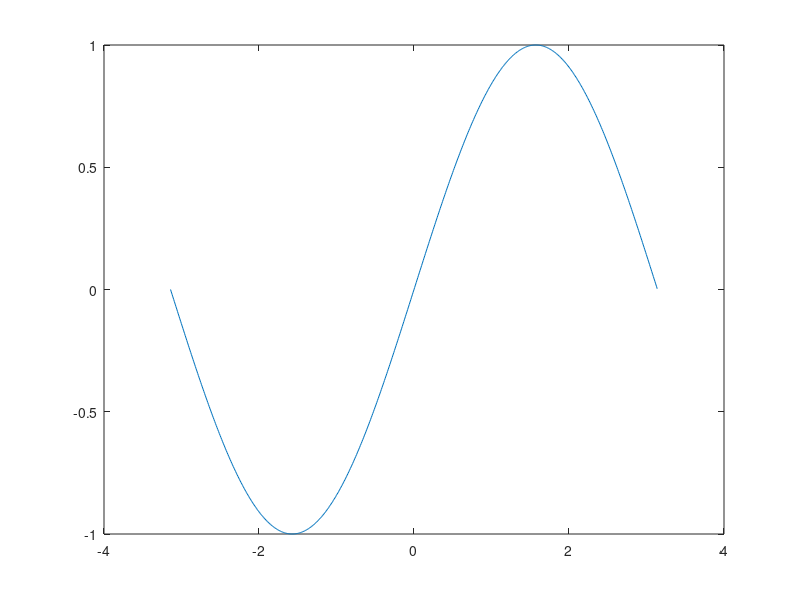

MATLAB code to generate this figure:
% Lucas Edson Silva da Paixão
% Script de criação de gráfico para upload no Git.

x = -pi:0.01:pi;
seno = sin(x);
plot(x, seno);
